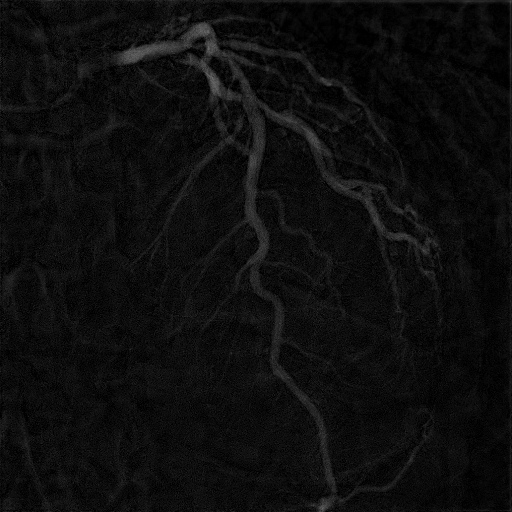
#> input picture generated data/1129840/bottom_hat.png, 512 x 512 px
$ python -i 'cf_superpixel graphcut.py'   (imports and definitions only)
#> lines starting #> are read from the running program, lines starting #| are printed output that depends on the picture
#> further down, picture is the input picture: shape (512, 512, 3); min 0, max 109, mean 13.7
import cv2
import sys
import numpy as np
import matplotlib.pyplot as plt
from skimage.segmentation import slic
from skimage.segmentation import mark_boundaries
from skimage.data import astronaut
from skimage.util import img_as_float
import maxflow
from scipy.spatial import Delaunay
import os

# [10 lines left out: function help_message, not called in this run]

# Calculate the SLIC superpixels, their histograms and neighbors
def superpixels_histograms_neighbors(img):
    # SLIC
    #http://scikit-image.org/docs/dev/api/skimage.segmentation.html#skimage.segmentation.slic
    segments = slic(img, n_segments=500, compactness=18.5) # segmentaion된 mask 나옴
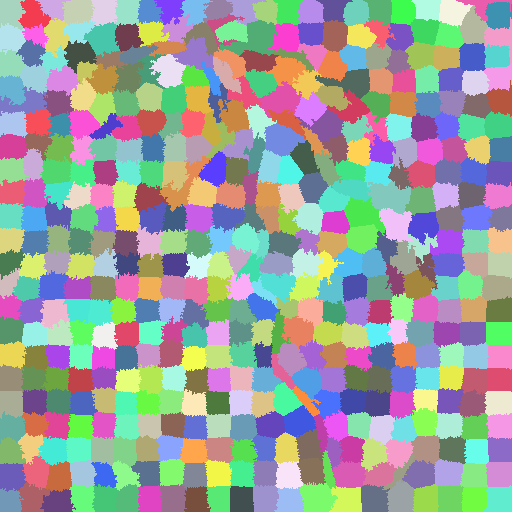
#> segments: shape (512, 512) int64; 474 distinct labels, from 1 to 474; one colour per label, 0 black
    segments_ids = np.unique(segments) # 마스크 인자 ind로 만듦?
#> segments_ids = 474 values from 1 to 474


    # centers
    centers = np.array([np.mean(np.nonzero(segments==i),axis=1) for i in segments_ids]) # 각각의 부분 center 찾음
#> centers = 474 pairs, first value 5.99 to 501.4, second value 8.52 to 501.2

    #print(segments,segments.shape)
    #print(np.nonzero(segments==0))
    #print(centers,centers.shape)

    # H-S histograms for all superpixels
    hsv = cv2.cvtColor(img.astype('float32'), cv2.COLOR_BGR2HSV)
#> hsv: shape (512, 512, 3) float32; mean H, S, V 0, 0, 13.7
    bins = [20, 20] # H = S = 20
    ranges = [0, 360, 0, 1] # H: [0, 360], S: [0, 1]
    colors_hists = np.float32([cv2.calcHist([hsv],[0, 1], np.uint8(segments==i), bins, ranges).flatten() for i in segments_ids])
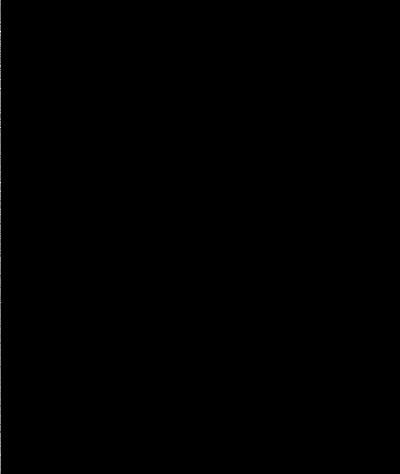
#> colors_hists: shape (474, 400) float32; min 0, max 1072, mean 1.4; drawn with min black and max white

    # neighbors via Delaunay tesselation
    tri = Delaunay(centers)

    return (centers,colors_hists,segments,tri.vertex_neighbor_vertices)

# Get superpixels IDs for FG and BG from marking
# [4 lines left out: function find_superpixels_under_marking, not called in this run]

# Sum up the histograms for a given selection of superpixel IDs, normalize
def cumulative_histogram_for_superpixels(ids, histograms):
    h = np.sum(histograms[ids],axis=0)
    return h / h.sum()

# Get a bool mask of the pixels for a given selection of superpixel IDs
def pixels_for_segment_selection(superpixels_labels, selection):
    pixels_mask = np.where(np.isin(superpixels_labels, selection), True, False)
    return pixels_mask

# Get a normalized version of the given histograms (divide by sum)
def normalize_histograms(histograms):
    return np.float32([h / h.sum() for h in histograms])

# Perform graph cut using superpixels histograms
# [35 lines left out: function do_graph_cut, not called in this run]

# [47 lines not run here, left out]


>>> import cv2
>>> picture = cv2.imread('../generated data/1129840/bottom_hat.png')
>>> result = superpixels_histograms_neighbors(picture)
#> result = 4 point arrays, longest 512 points

$ run again, on generated data/1745659/bottom_hat.png
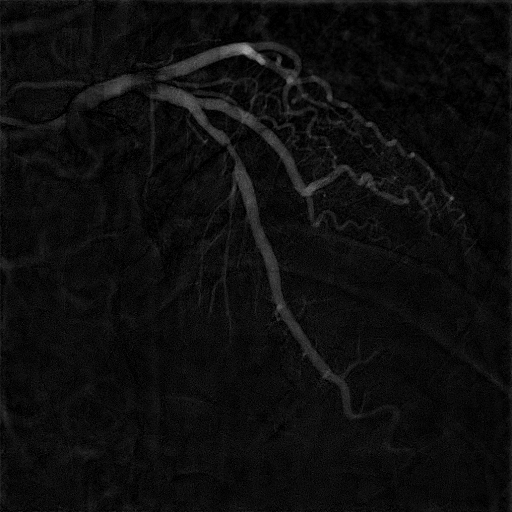
#> input picture generated data/1745659/bottom_hat.png, 512 x 512 px
#> picture is the input picture: shape (512, 512, 3); min 0, max 164, mean 13.7
#> in superpixels_histograms_neighbors, `segments = slic(img, n_segments=500, compactness=18.5)`:
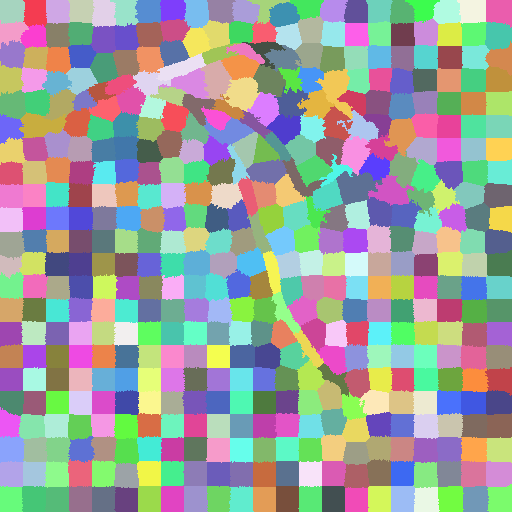
#> segments: shape (512, 512) int64; 477 distinct labels, from 1 to 477; one colour per label, 0 black
#> segments_ids = 477 values from 1 to 477
#> centers = 477 pairs, first value 7.6 to 499.5, second value 8.78 to 500.8
#> hsv: shape (512, 512, 3) float32; mean H, S, V 0, 0, 13.7
#> result = 4 point arrays, longest 512 points

$ run again, on generated data/1844665/bottom_hat.png
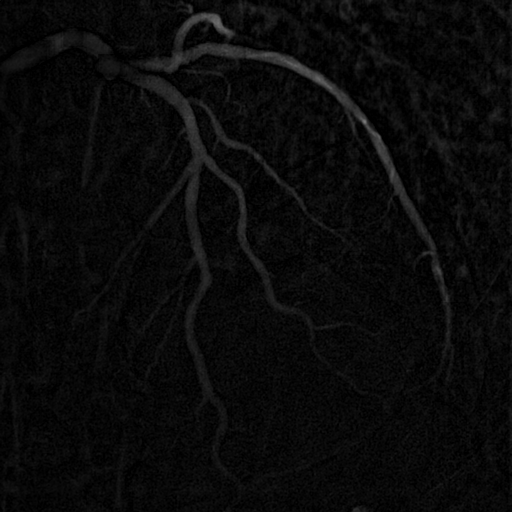
#> input picture generated data/1844665/bottom_hat.png, 512 x 512 px
#> picture is the input picture: shape (512, 512, 3); min 0, max 121, mean 10
#> in superpixels_histograms_neighbors, `segments = slic(img, n_segments=500, compactness=18.5)`:
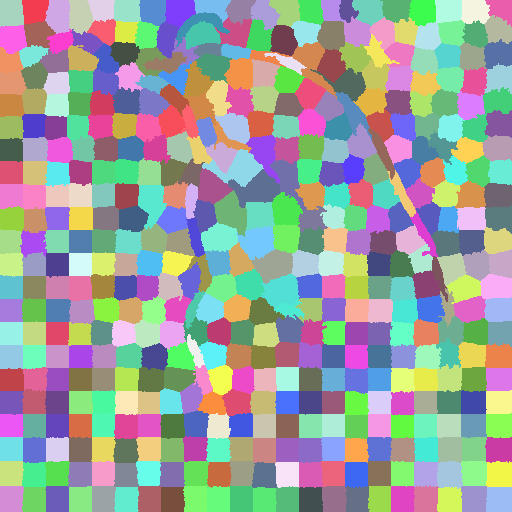
#> segments: shape (512, 512) int64; 471 distinct labels, from 1 to 471; one colour per label, 0 black
#> segments_ids = 471 values from 1 to 471
#> centers = 471 pairs, first value 7.12 to 499.5, second value 9.49 to 500.9
#> hsv: shape (512, 512, 3) float32; mean H, S, V 0, 0, 10
#> result = 4 point arrays, longest 512 points

$ run again, on generated data/1891170/multimodal_translation_reg.png
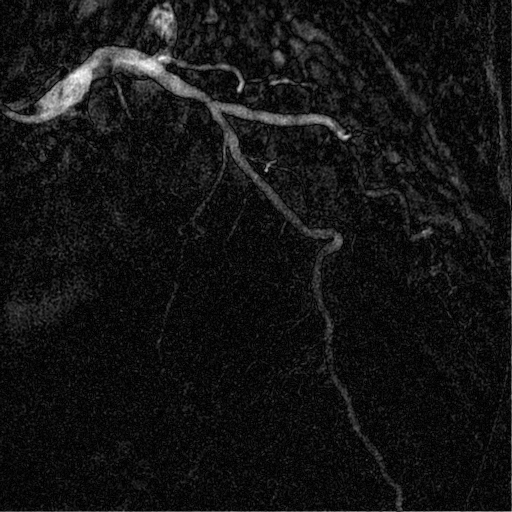
#> input picture generated data/1891170/multimodal_translation_reg.png, 512 x 512 px
#> picture is the input picture: shape (512, 512, 3); min 0, max 255, mean 19.8
#> in superpixels_histograms_neighbors, `segments = slic(img, n_segments=500, compactness=18.5)`:
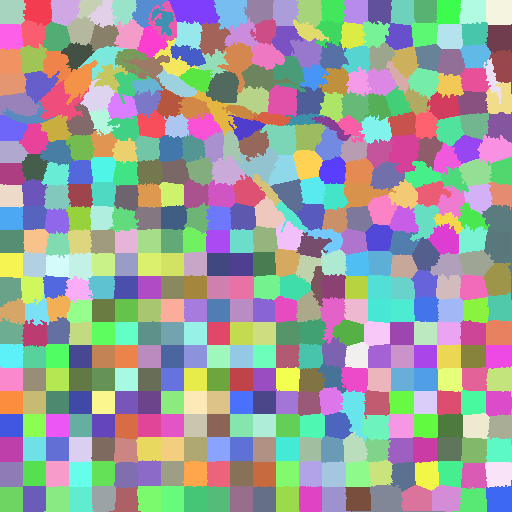
#> segments: shape (512, 512) int64; 468 distinct labels, from 1 to 468; one colour per label, 0 black
#> segments_ids = 468 values from 1 to 468
#> centers = 468 pairs, first value 7.15 to 499.9, second value 9.41 to 502.3
#> hsv: shape (512, 512, 3) float32; mean H, S, V 0, 0, 19.8
#> result = 4 point arrays, longest 512 points
